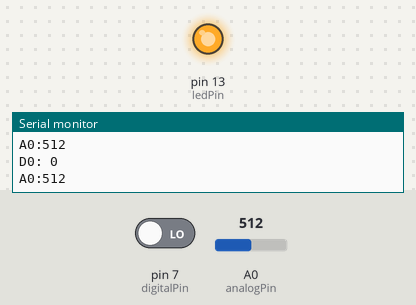
Simulated run of this sketch. Board: Arduino Uno, built with avr-gcc and run on an emulated ATmega328P. On the bench: output pins drawn as LEDs (lit = HIGH), the last lines printed to the serial monitor. The inputs (shaded band) are chosen by the test bench; at power-on: pin 7 (digitalPin) LOW, A0 (analogPin) = 512.

Above: at 1.8 s.
1.9 s: pin 7 (digitalPin) driven HIGH
At 2.6 s:
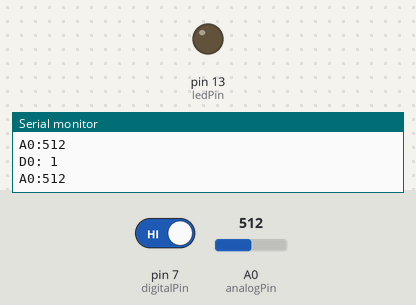
3.5 s: pin 7 (digitalPin) driven LOW
At 5.4 s:
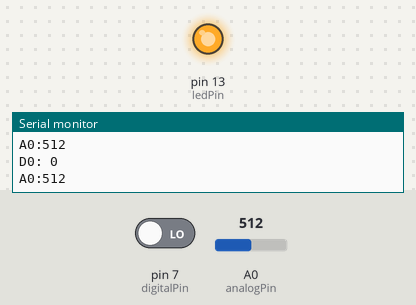
Timing chart, 0 to 6.9 s (numbered marks = the images above; inputs shaded):
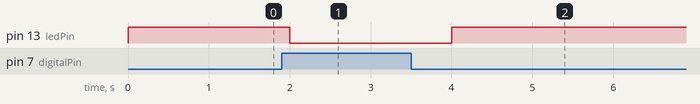

The sketch:

Analog_temperature_Sensor.ino
```cpp
// 湖南创乐博智能科技有限公司
//Analog Temperature Sensor
const int digitalPin = 7;     // Analog Temperature Sensor pin D0 to pin7
int analogPin = A0;           // Analog Temperature Sensor pin A0 to pin A0
const int ledPin =  13;      // pin 13 built-in LED light

// variables will change:
boolean Dstate = 0;          // variable for reading status of D0
int Astate = 0;            // variable for reading status of A0
void setup()
{
  pinMode(ledPin, OUTPUT); // initialize the LED pin as an output:
  pinMode(digitalPin, INPUT);  // initialize Analog Temperature Sensor D0 pin as an input
  Serial.begin(9600); // initialize serial communications at 9600 bps

}

void loop()
{
  Astate = analogRead(analogPin);  // read Analog Temperature Sensor A0 value (set point)
  Dstate = digitalRead(digitalPin);  // read state of Analog Temperature Sensor D0
  Serial.print("D0: ");
  Serial.println(Dstate);//print the value of D0
  Serial.print("A0:");
  Serial.println(Astate);//print the value of A0
  // check if the pushbutton is pressed.
  // if it is, the buttonState is HIGH:
  if (Dstate == HIGH)    // check if Analog Temperature Sensor D0 is HIGH
  {
    // turn LED :
    digitalWrite(ledPin, LOW);
  }
  else
  {
    // turn LED :
    digitalWrite(ledPin, HIGH);
  }
  delay(1000);                // controls speed of Analog Temperature Sensor and Serial Monitor display rate
}
```

Measured:
- after the input at 1.9 s, pin 13 (ledPin): HIGH → LOW after 0.10 s
- after the input at 3.5 s, pin 13 (ledPin): LOW → HIGH after 0.50 s
